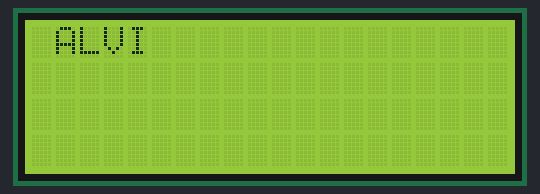
This sketch was run on a simulated Arduino Uno, built with avr-gcc and run on an emulated ATmega328P. On the bench: 20×4 character LCD.

Above: at 0.67 s.
At 1.12 s:
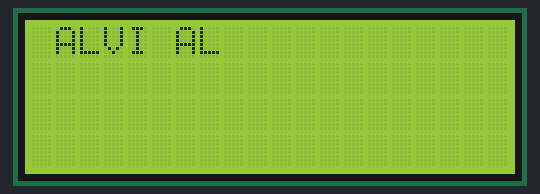
At 2.1 s:
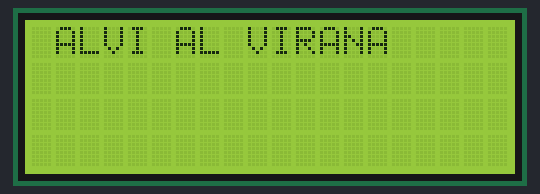
At 3.3 s:
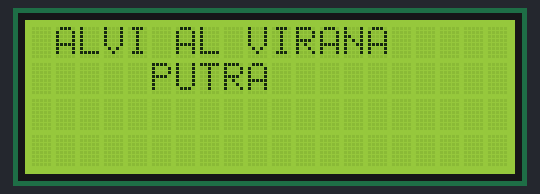
At 5.66 s:
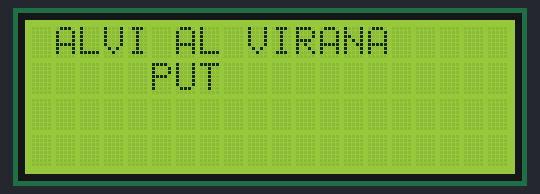
At 8.2 s:
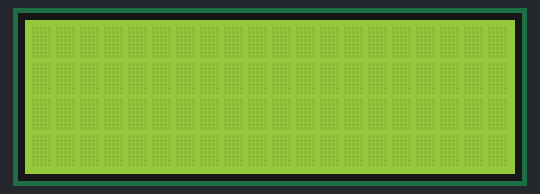

The sketch:

HelloWokwi.ino
```cpp
#include <LiquidCrystal_I2C.h>

LiquidCrystal_I2C lcd(0x27, 20, 4);

String line1 = "ALVI AL VIRANA";
String line2 = "PUTRA";

void setup() {
  lcd.init();
  lcd.backlight();
  lcd.clear();
}

void loop() {

  lcd.setCursor(1, 0);
  for (int i = 0; i < line1.length(); i++) {
    lcd.print(line1[i]);
    delay(150);
  }

  delay(500);

  lcd.setCursor(5, 1);
  for (int i = 0; i < line2.length(); i++) {
    lcd.print(line2[i]);
    delay(150);
  }

  delay(2000);

  for (int i = line2.length() - 1; i >= 0; i--) {
    lcd.setCursor(i + 5, 1);
    lcd.print(" ");
    delay(150);
  }

  for (int i = line1.length() - 1; i >= 0; i--) {
    lcd.setCursor(i + 1, 0);
    lcd.print(" ");
    delay(150);
  }

  delay(500);
}
```

Measured:
- by itself, everything shown: repeats every 8.8 s, in 34 steps
- what the display in image 3 shows lasts 2.1 s, from 3.3 s to 5.4 s
- what the display in image 5 shows lasts 0.6 s, from 8.2 s to 8.8 s
